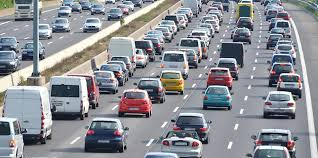
#> input picture CarDetector_AI/car5.jpeg, 318 x 158 px
$ python carDetector.py
#> lines starting #> are read from the running program, lines starting #| are printed output that depends on the picture; after the words box and inside, x2 and y2 are one past the last pixel; in counts of white or black regions, pixels touching at a corner belong together
import cv2

#get the image of the car in which we need to investigate
file_name1 = cv2.imread('car5.jpeg')
#> file_name1 is the input picture: shape (158, 318, 3); mean B, G, R 149.3, 143.3, 140.6

#convert the image into gray for faster computation
dark_file_name1 = cv2.cvtColor(file_name1, cv2.COLOR_BGR2GRAY)
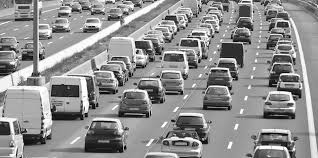
#> dark_file_name1: shape (158, 318); min 0, max 255, mean 143.1

#get the classifier file
classifier_file = 'car_classifier.xml';

#apply cascadeClassifier on the classifier file
car_cascade = cv2.CascadeClassifier(classifier_file)

#apply detectMultiScale on dark file
car = car_cascade.detectMultiScale(dark_file_name1)
#> car = [[78, 15, 25, 25], [13, 115, 42, 42], [254, 82, 49, 49], [191, 73, 51, 51], [42, 83, 53, 53], [108, 78, 54, 54]]

#draw the rectangle
for(x,y,w,h) in car:
    cv2.rectangle(file_name1, (x,y), (x+w,y+h), [0,0,255],2)
#> this loop made 6 passes
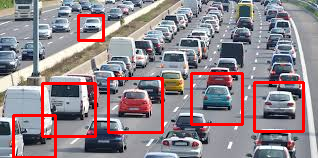
#> file_name1: shape (158, 318, 3); 6.37% of pixels changed, all inside (x1, y1, x2, y2) = (12, 14, 305, 158)

#display the image with cars spotted
cv2.imshow('Yogesh Detector', file_name1);

#hold the screen
cv2.waitKey()

print('Program Completed : Happy Coding')

$ run again, with CarDetector_AI/car1.jpg copied over CarDetector_AI/car5.jpeg
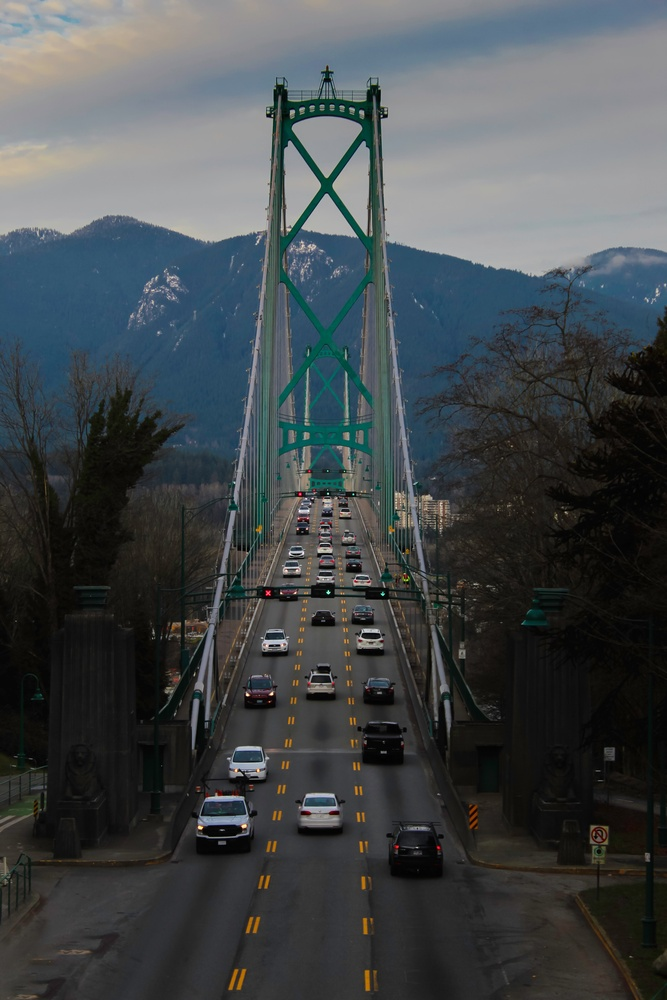
#> input picture CarDetector_AI/car1.jpg, 667 x 1000 px, shrunk from 3456 x 5184 before the run
#> file_name1 is the input picture: shape (1000, 667, 3); mean B, G, R 75.8, 73.4, 67.9
#> `dark_file_name1 = cv2.cvtColor(file_name1, cv2.COLOR_BGR2GRAY)`:
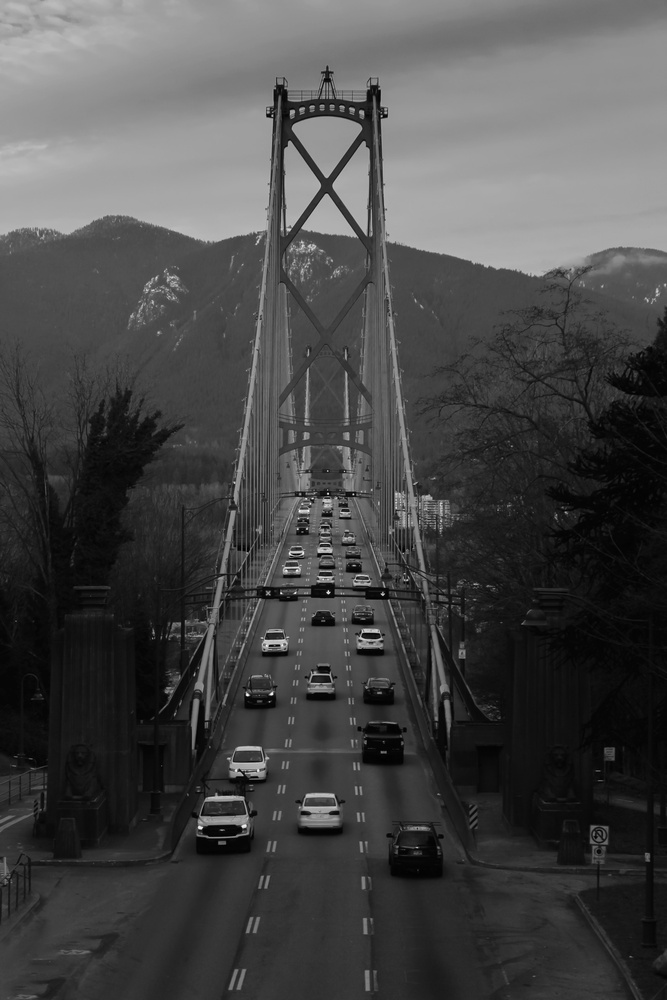
#> dark_file_name1: shape (1000, 667); min 0, max 250, mean 72
#> car = [[324, 800, 21, 21], [341, 552, 27, 27], [356, 619, 28, 28], [295, 588, 55, 55], [296, 667, 49, 49], [230, 666, 58, 58], [351, 663, 60, 60], [277, 776, 86, 86], [170, 782, 101, 101], [371, 811, 94, 94]]
#> the loop `for(x,y,w,h) in car:` made 10 passes
#> after the loop `for(x,y,w,h) in car:`:
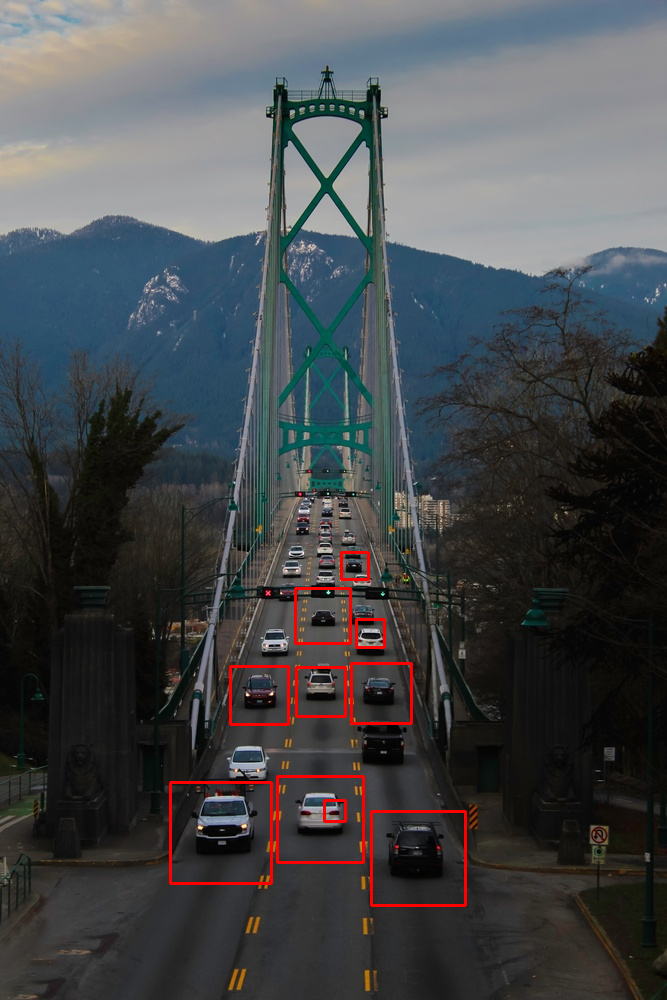
#> file_name1: shape (1000, 667, 3); 1.04% of pixels changed, all inside (x1, y1, x2, y2) = (169, 551, 467, 907)

$ run again, with CarDetector_AI/car2.jpg copied over CarDetector_AI/car5.jpeg
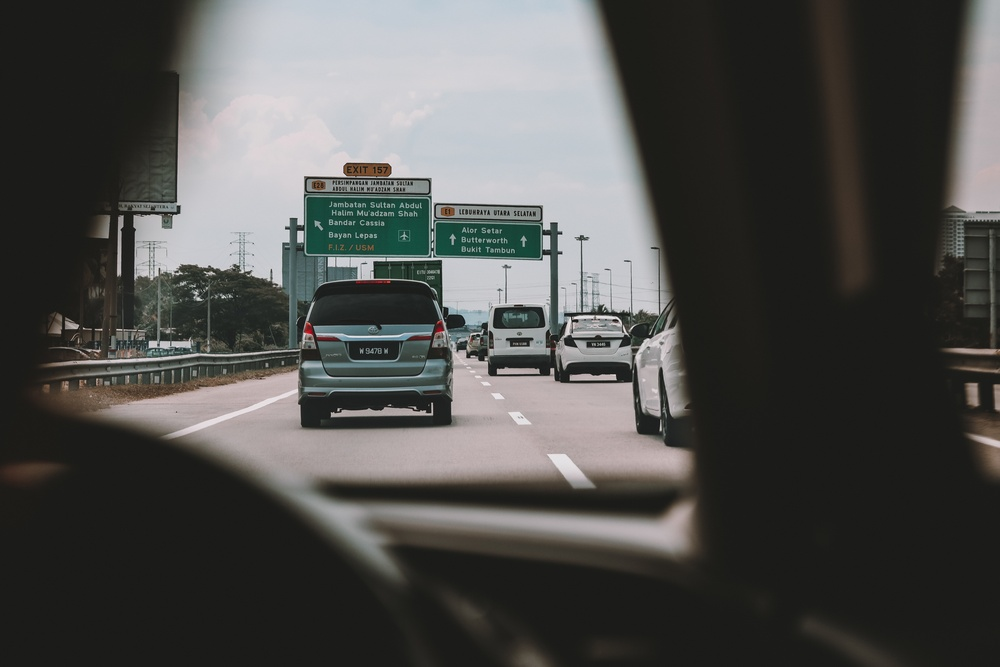
#> input picture CarDetector_AI/car2.jpg, 1000 x 667 px, shrunk from 6000 x 4000 before the run
#> file_name1 is the input picture: shape (667, 1000, 3); mean B, G, R 76.7, 78.8, 78.7
#> car = [[498, 316, 42, 42], [551, 311, 101, 101], [277, 290, 196, 196]]
#> the loop `for(x,y,w,h) in car:` made 3 passes
#> after the loop `for(x,y,w,h) in car:`:
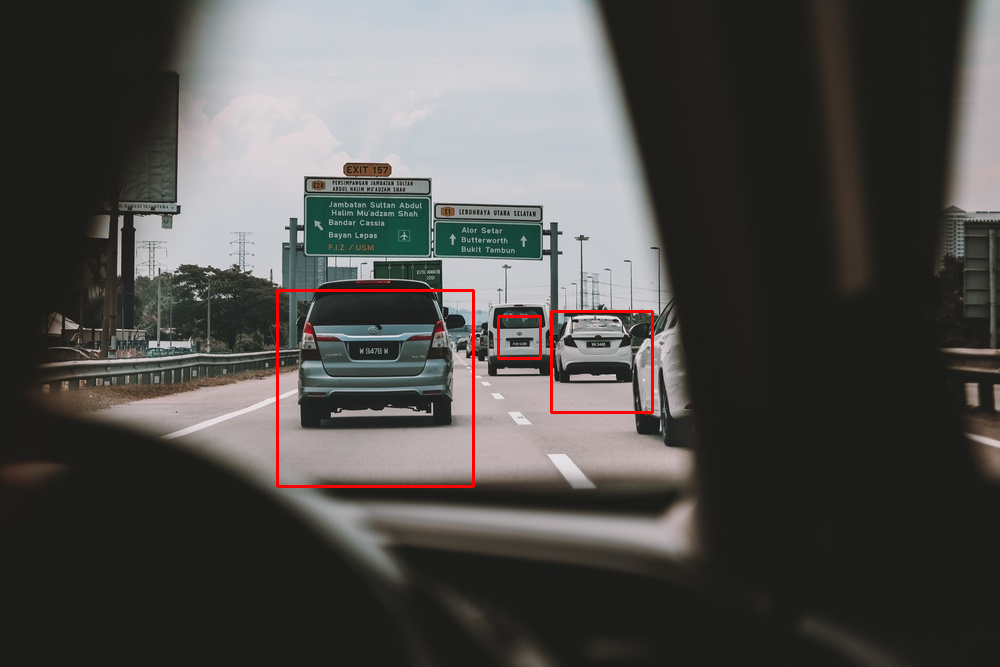
#> file_name1: shape (667, 1000, 3); 0.61% of pixels changed, all inside (x1, y1, x2, y2) = (276, 289, 654, 488)

$ run again, with CarDetector_AI/car4.jpg copied over CarDetector_AI/car5.jpeg
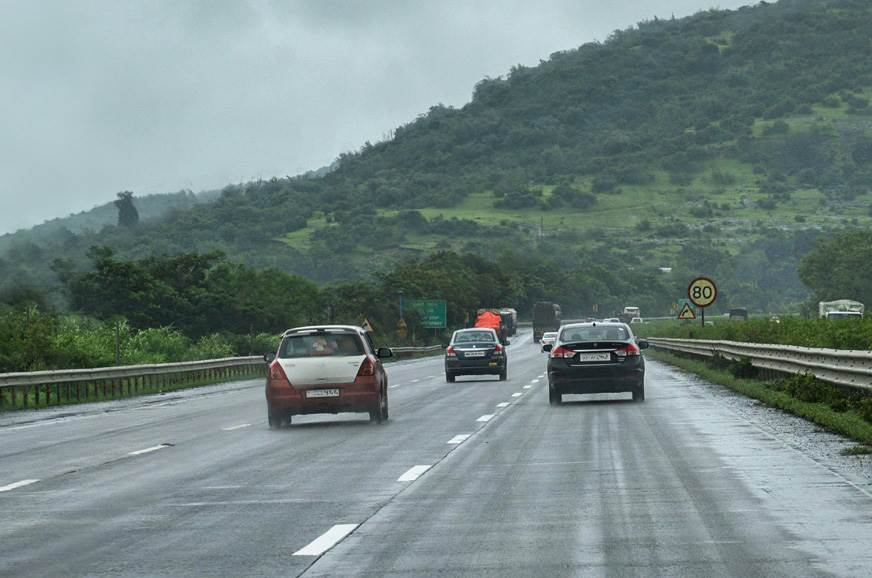
#> input picture CarDetector_AI/car4.jpg, 872 x 578 px
#> file_name1 is the input picture: shape (578, 872, 3); mean B, G, R 131.4, 132.9, 115.6
#> `dark_file_name1 = cv2.cvtColor(file_name1, cv2.COLOR_BGR2GRAY)`:
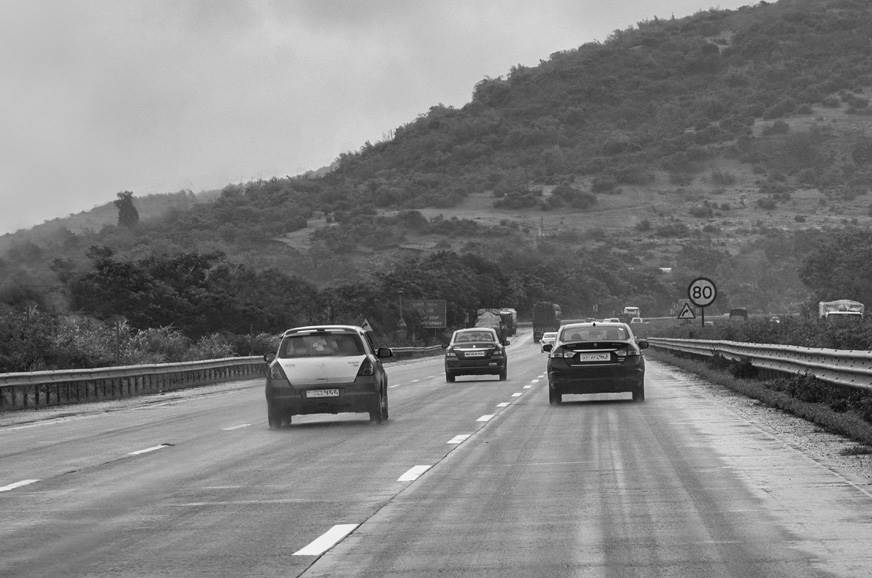
#> dark_file_name1: shape (578, 872); min 2, max 254, mean 127.5
#> car = [[420, 296, 116, 116], [229, 290, 186, 186], [509, 270, 171, 171]]
#> the loop `for(x,y,w,h) in car:` made 3 passes
#> after the loop `for(x,y,w,h) in car:`:
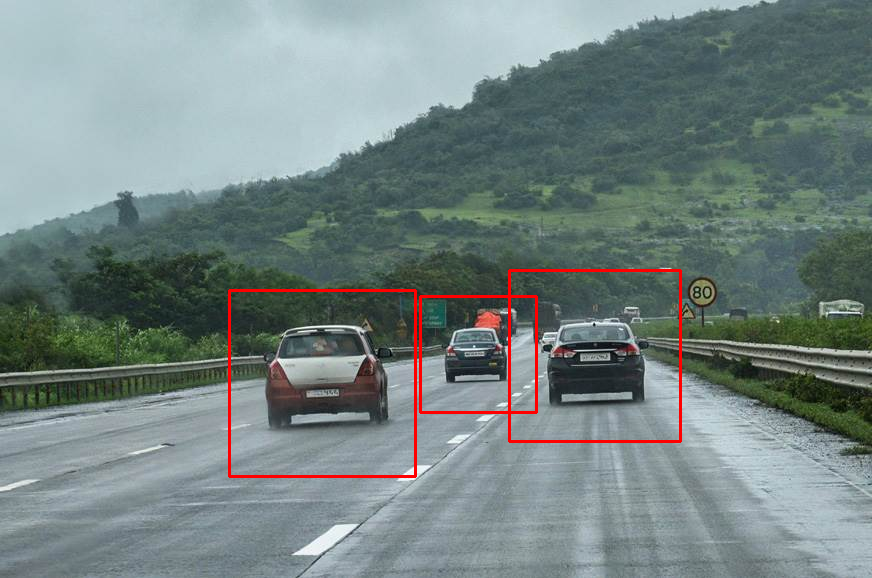
#> file_name1: shape (578, 872, 3); 1.12% of pixels changed, all inside (x1, y1, x2, y2) = (228, 269, 682, 478)
